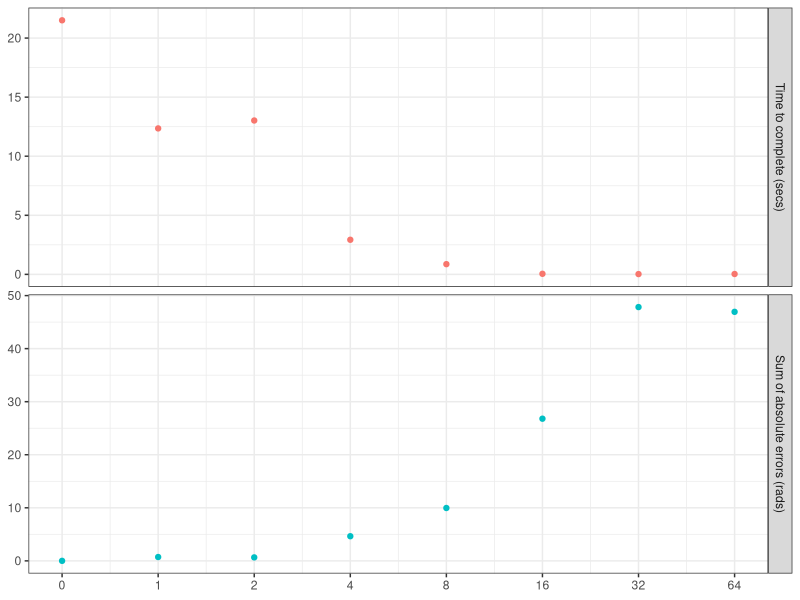

The R script that drew this image:
#chart <- read.csv('chart.csv');
#chart$acc_secs <- chart$secs + chart$nanos / 1000000000;
#
#par(mar = c(5,5,2,5))
#plot(abs_err_sum ~ num_hyperplanes, log = "x", data=chart, xaxt='n');
#par(new = T);
#plot(acc_secs ~ num_hyperplanes, log = "x", data=chart, axes=F, xlab=NA, ylab=NA);
#axis(side = 4);
#mtext(side = 4, line = 3, 'acc_secs');
#legend("topleft",
#       legend=c(expression(-log[10](italic(p))), "N genes"),
#       lty=c(1,0), pch=c(NA, 16), col=c("red3", "black"));
#
#axis(1, at=c(0.5, 1, 2, 4, 8, 16, 32, 64), labels=c(0, 1, 2, 4, 8, 16, 32, 64));


library(ggplot2)
library(reshape2)

chart <- read.csv('chart.csv');
chart$acc_secs <- chart$secs + chart$nanos / 1000000000;
chart$num_hyperplanes[1] = 0.5

mm <- melt(subset(chart, select=c(num_hyperplanes, acc_secs, abs_err_sum)), id.var="num_hyperplanes")
ggplot(mm, aes(x = num_hyperplanes, y = value)) +
  geom_point(aes(color = variable)) +
  facet_grid(variable ~ ., scales = "free_y", labeller=labeller(variable = c(acc_secs="Time to complete (secs)", abs_err_sum="Sum of absolute errors (rads)"))) +
  theme_bw() +
  theme(legend.position = "none", axis.title = element_blank()) +
  scale_x_continuous(trans="log2", breaks = c(0.5, 1, 2, 4, 8, 16, 32, 64),
                labels = c(0, 1, 2, 4, 8, 16, 32, 64)) +
  labs(x="Number of hyperplanes", y="response", size=1)
dev.copy(pdf, 'hyperplanes.pdf')
dev.off()
